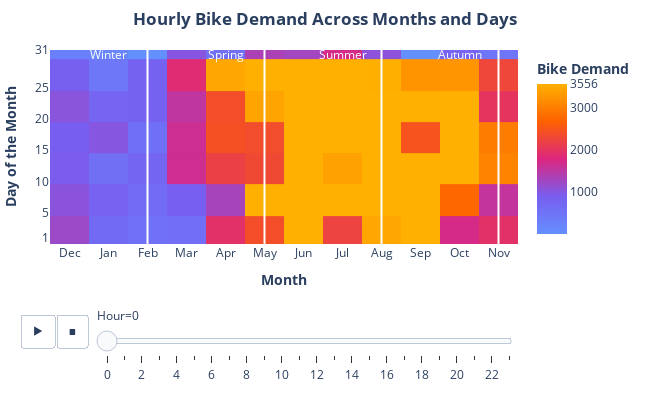
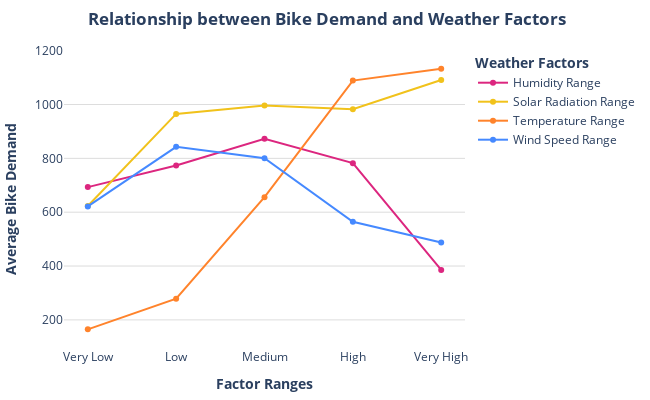
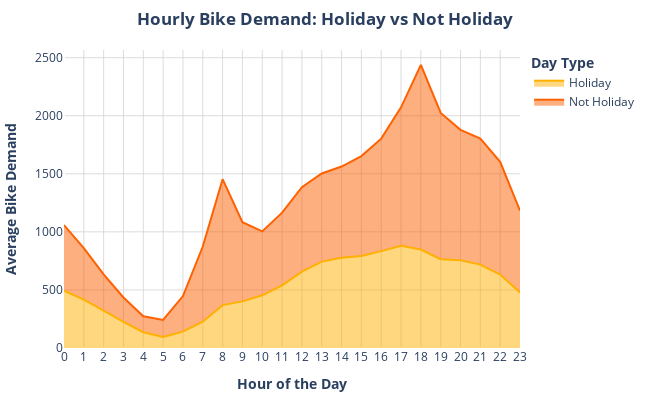
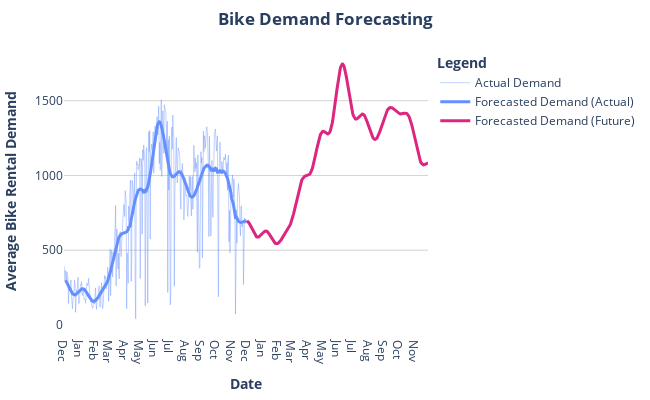

The cell these charts' notebook holds for them, in order:
### Markdown cell above
### Appendix D: All Visualizations

### Code cell
fig1.show()
fig2.show()
fig3.show()
fig4.show()

### Figure 1 — Plotly figure (JSON) as saved in the notebook; plotly's stock layout.template omitted (floating-point values rounded to 4 significant figures; data arrays with more than 128 entries replaced by an {"elided": "..."} marker saying what was removed)
{"data": [{"coloraxis": "coloraxis", "histfunc": "sum", "hovertemplate": "Hour=0<br>Month=%{x}<br>Day=%{y}<br>sum of Bike Demand=%{z}<extra></extra>", "name": "", "type": "histogram2d", "x": {"elided": "352 str values"}, "xaxis": "x", "xbingroup": "x", "y": {"elided": "352 int values"}, "yaxis": "y", "ybingroup": "y", "z": {"elided": "352 int values"}}], "layout": {"annotations": [{"font": {"color": "white", "size": 12}, "showarrow": false, "text": "Winter", "x": "Jan", "y": 30.25}, {"font": {"color": "white", "size": 12}, "showarrow": false, "text": "Spring", "x": "Apr", "y": 30.25}, {"font": {"color": "white", "size": 12}, "showarrow": false, "text": "Summer", "x": "Jul", "y": 30.25}, {"font": {"color": "white", "size": 12}, "showarrow": false, "text": "Autumn", "x": "Oct", "y": 30.25}], "coloraxis": {"cmax": 3556, "cmin": 2, "colorbar": {"ticktext": ["0", "1000", "2000", "3000", "3556"], "tickvals": [0, 1000, 2000, 3000, 3556], "title": {"text": "<b>Bike Demand"}}, "colorscale": [[0, "#648FFF"], [0.25, "#785EF0"], [0.5, "#DC267F"], [0.75, "#FE6100"], [1, "#FFB000"]]}, "height": 400, "legend": {"tracegroupgap": 0}, "margin": {"b": 10, "l": 10, "r": 10, "t": 50}, "plot_bgcolor": "white", "shapes": [{"line": {"color": "white", "width": 2}, "type": "line", "x0": "Feb", "x1": "Feb", "y0": 0, "y1": 31}, {"line": {"color": "white", "width": 2}, "type": "line", "x0": "May", "x1": "May", "y0": 0, "y1": 31}, {"line": {"color": "white", "width": 2}, "type": "line", "x0": "Aug", "x1": "Aug", "y0": 0, "y1": 31}, {"line": {"color": "white", "width": 2}, "type": "line", "x0": "Nov", "x1": "Nov", "y0": 0, "y1": 31}], "sliders": [{"active": 0, "currentvalue": {"prefix": "Hour="}, "len": 0.9, "pad": {"b": 10, "t": 60}, "steps": [{"args": [["0"], {"frame": {"duration": 0, "redraw": true}, "fromcurrent": true, "mode": "immediate", "transition": {"duration": 0, "easing": "linear"}}], "label": "0", "method": "animate"}, {"args": [["1"], {"frame": {"duration": 0, "redraw": true}, "fromcurrent": true, "mode": "immediate", "transition": {"duration": 0, "easing": "linear"}}], "label": "1", "method": "animate"}, {"args": [["2"], {"frame": {"duration": 0, "redraw": true}, "fromcurrent": true, "mode": "immediate", "transition": {"duration": 0, "easing": "linear"}}], "label": "2", "method": "animate"}, {"args": [["3"], {"frame": {"duration": 0, "redraw": true}, "fromcurrent": true, "mode": "immediate", "transition": {"duration": 0, "easing": "linear"}}], "label": "3", "method": "animate"}, {"args": [["4"], {"frame": {"duration": 0, "redraw": true}, "fromcurrent": true, "mode": "immediate", "transition": {"duration": 0, "easing": "linear"}}], "label": "4", "method": "animate"}, {"args": [["5"], {"frame": {"duration": 0, "redraw": true}, "fromcurrent": true, "mode": "immediate", "transition": {"duration": 0, "easing": "linear"}}], "label": "5", "method": "animate"}, {"args": [["6"], {"frame": {"duration": 0, "redraw": true}, "fromcurrent": true, "mode": "immediate", "transition": {"duration": 0, "easing": "linear"}}], "label": "6", "method": "animate"}, {"args": [["7"], {"frame": {"duration": 0, "redraw": true}, "fromcurrent": true, "mode": "immediate", "transition": {"duration": 0, "easing": "linear"}}], "label": "7", "method": "animate"}, {"args": [["8"], {"frame": {"duration": 0, "redraw": true}, "fromcurrent": true, "mode": "immediate", "transition": {"duration": 0, "easing": "linear"}}], "label": "8", "method": "animate"}, {"args": [["9"], {"frame": {"duration": 0, "redraw": true}, "fromcurrent": true, "mode": "immediate", "transition": {"duration": 0, "easing": "linear"}}], "label": "9", "method": "animate"}, {"args": [["10"], {"frame": {"duration": 0, "redraw": true}, "fromcurrent": true, "mode": "immediate", "transition": {"duration": 0, "easing": "linear"}}], "label": "10", "method": "animate"}, {"args": [["11"], {"frame": {"duration": 0, "redraw": true}, "fromcurrent": true, "mode": "immediate", "transition": {"duration": 0, "easing": "linear"}}], "label": "11", "method": "animate"}, {"args": [["12"], {"frame": {"duration": 0, "redraw": true}, "fromcurrent": true, "mode": "immediate", "transition": {"duration": 0, "easing": "linear"}}], "label": "12", "method": "animate"}, {"args": [["13"], {"frame": {"duration": 0, "redraw": true}, "fromcurrent": true, "mode": "immediate", "transition": {"duration": 0, "easing": "linear"}}], "label": "13", "method": "animate"}, {"args": [["14"], {"frame": {"duration": 0, "redraw": true}, "fromcurrent": true, "mode": "immediate", "transition": {"duration": 0, "easing": "linear"}}], "label": "14", "method": "animate"}, {"args": [["15"], {"frame": {"duration": 0, "redraw": true}, "fromcurrent": true, "mode": "immediate", "transition": {"duration": 0, "easing": "linear"}}], "label": "15", "method": "animate"}, {"args": [["16"], {"frame": {"duration": 0, "redraw": true}, "fromcurrent": true, "mode": "immediate", "transition": {"duration": 0, "easing": "linear"}}], "label": "16", "method": "animate"}, {"args": [["17"], {"frame": {"duration": 0, "redraw": true}, "fromcurrent": true, "mode": "immediate", "transition": {"duration": 0, "easing": "linear"}}], "label": "17", "method": "animate"}, {"args": [["18"], {"frame": {"duration": 0, "redraw": true}, "fromcurrent": true, "mode": "immediate", "transition": {"duration": 0, "easing": "linear"}}], "label": "18", "method": "animate"}, {"args": [["19"], {"frame": {"duration": 0, "redraw": true}, "fromcurrent": true, "mode": "immediate", "transition": {"duration": 0, "easing": "linear"}}], "label": "19", "method": "animate"}, {"args": [["20"], {"frame": {"duration": 0, "redraw": true}, "fromcurrent": true, "mode": "immediate", "transition": {"duration": 0, "easing": "linear"}}], "label": "20", "method": "animate"}, {"args": [["21"], {"frame": {"duration": 0, "redraw": true}, "fromcurrent": true, "mode": "immediate", "transition": {"duration": 0, "easing": "linear"}}], "label": "21", "method": "animate"}, {"args": [["22"], {"frame": {"duration": 0, "redraw": true}, "fromcurrent": true, "mode": "immediate", "transition": {"duration": 0, "easing": "linear"}}], "label": "22", "method": "animate"}, {"args": [["23"], {"frame": {"duration": 0, "redraw": true}, "fromcurrent": true, "mode": "immediate", "transition": {"duration": 0, "easing": "linear"}}], "label": "23", "method": "animate"}], "x": 0.1, "xanchor": "left", "y": 0, "yanchor": "top"}], "title": {"text": "<b>Hourly Bike Demand Across Months and Days", "x": 0.5}, "updatemenus": [{"buttons": [{"args": [null, {"frame": {"duration": 500, "redraw": true}, "fromcurrent": true, "mode": "immediate", "transition": {"duration": 500, "easing": "linear"}}], "label": "&#9654;", "method": "animate"}, {"args": [[null], {"frame": {"duration": 0, "redraw": true}, "fromcurrent": true, "mode": "immediate", "transition": {"duration": 0, "easing": "linear"}}], "label": "&#9724;", "method": "animate"}], "direction": "left", "pad": {"r": 10, "t": 70}, "showactive": false, "type": "buttons", "x": 0.1, "xanchor": "right", "y": 0, "yanchor": "top"}], "width": 650, "xaxis": {"anchor": "y", "categoryarray": ["Dec", "Jan", "Feb", "Mar", "Apr", "May", "Jun", "Jul", "Aug", "Sep", "Oct", "Nov"], "categoryorder": "array", "domain": [0, 1], "title": {"text": "<b>Month</b>"}}, "yaxis": {"anchor": "x", "domain": [0, 1], "range": [0, 31], "ticktext": ["1", "5", "10", "15", "20", "25", "31"], "tickvals": [1, 5, 10, 15, 20, 25, 31], "title": {"text": "<b>Day of the Month</b>"}}}}

### Figure 2 — Plotly figure (JSON) as saved in the notebook; plotly's stock layout.template omitted (floating-point values rounded to 4 significant figures)
{"data": [{"hovertemplate": "Factor=Humidity Range<br>Factor Range=%{x}<br>Average Bike Demand=%{y}<extra></extra>", "legendgroup": "Humidity Range", "line": {"color": "#DC267F", "dash": "solid"}, "marker": {"symbol": "circle"}, "mode": "lines+markers", "name": "Humidity Range", "orientation": "v", "showlegend": true, "type": "scatter", "x": ["Very Low", "Low", "Medium", "High", "Very High"], "xaxis": "x", "y": [693.2, 773.3, 873.0, 782.2, 385.5], "yaxis": "y"}, {"hovertemplate": "Factor=Solar Radiation Range<br>Factor Range=%{x}<br>Average Bike Demand=%{y}<extra></extra>", "legendgroup": "Solar Radiation Range", "line": {"color": "#F1C21B", "dash": "solid"}, "marker": {"symbol": "circle"}, "mode": "lines+markers", "name": "Solar Radiation Range", "orientation": "v", "showlegend": true, "type": "scatter", "x": ["Very Low", "Low", "Medium", "High", "Very High"], "xaxis": "x", "y": [623.0, 965.2, 996.1, 982.8, 1091.0], "yaxis": "y"}, {"hovertemplate": "Factor=Temperature Range<br>Factor Range=%{x}<br>Average Bike Demand=%{y}<extra></extra>", "legendgroup": "Temperature Range", "line": {"color": "#FF832B", "dash": "solid"}, "marker": {"symbol": "circle"}, "mode": "lines+markers", "name": "Temperature Range", "orientation": "v", "showlegend": true, "type": "scatter", "x": ["Very Low", "Low", "Medium", "High", "Very High"], "xaxis": "x", "y": [164.8, 278.7, 655.8, 1089.0, 1133.0], "yaxis": "y"}, {"hovertemplate": "Factor=Wind Speed Range<br>Factor Range=%{x}<br>Average Bike Demand=%{y}<extra></extra>", "legendgroup": "Wind Speed Range", "line": {"color": "#4589FF", "dash": "solid"}, "marker": {"symbol": "circle"}, "mode": "lines+markers", "name": "Wind Speed Range", "orientation": "v", "showlegend": true, "type": "scatter", "x": ["Very Low", "Low", "Medium", "High", "Very High"], "xaxis": "x", "y": [621.5, 842.7, 800.4, 564.3, 487.1], "yaxis": "y"}], "layout": {"height": 400, "legend": {"title": {"text": "<b>Weather Factors</b>"}, "tracegroupgap": 0}, "margin": {"b": 10, "l": 10, "r": 10, "t": 50}, "plot_bgcolor": "white", "title": {"text": "<b> Relationship between Bike Demand and Weather Factors", "x": 0.5}, "width": 650, "xaxis": {"anchor": "y", "categoryarray": ["Very Low", "Low", "Medium", "High", "Very High"], "categoryorder": "array", "domain": [0, 1], "title": {"text": "<b>Factor Ranges</b>"}}, "yaxis": {"anchor": "x", "domain": [0, 1], "gridcolor": "lightgray", "gridwidth": 0.8, "showgrid": true, "title": {"text": "<b>Average Bike Demand</b>"}}}}

### Figure 3 — Plotly figure (JSON) as saved in the notebook; plotly's stock layout.template omitted (floating-point values rounded to 4 significant figures)
{"data": [{"fillpattern": {"shape": ""}, "hovertemplate": "Holiday=Holiday<br>Hour of the Day=%{x}<br>Average Bike Demand=%{y}<extra></extra>", "legendgroup": "Holiday", "line": {"color": "#FFB000"}, "marker": {"symbol": "circle"}, "mode": "lines", "name": "Holiday", "orientation": "v", "showlegend": true, "stackgroup": "1", "type": "scatter", "x": [0, 1, 2, 3, 4, 5, 6, 7, 8, 9, 10, 11, 12, 13, 14, 15, 16, 17, 18, 19, 20, 21, 22, 23], "xaxis": "x", "y": [493.6, 416.5, 321.8, 224.8, 135.9, 94.24, 140.6, 226.9, 369, 401.5, 453.8, 540, 658.2, 744, 777.2, 791.8, 833.9, 879.4, 847.8, 764.4, 755.8, 718.2, 631.9, 478.5], "yaxis": "y"}, {"fillpattern": {"shape": ""}, "hovertemplate": "Holiday=Not Holiday<br>Hour of the Day=%{x}<br>Average Bike Demand=%{y}<extra></extra>", "legendgroup": "Not Holiday", "line": {"color": "#FE6100"}, "marker": {"symbol": "circle"}, "mode": "lines", "name": "Not Holiday", "orientation": "v", "showlegend": true, "stackgroup": "1", "type": "scatter", "x": [0, 1, 2, 3, 4, 5, 6, 7, 8, 9, 10, 11, 12, 13, 14, 15, 16, 17, 18, 19, 20, 21, 22, 23], "xaxis": "x", "y": [564.9, 443.2, 312.3, 210.1, 137.6, 146.8, 306.2, 646.8, 1085.0, 681.4, 550.4, 625.4, 726.5, 758.9, 785.0, 860.7, 968.8, 1192.0, 1590.0, 1260.0, 1123.0, 1084.0, 970.5, 704.8], "yaxis": "y"}], "layout": {"height": 400, "legend": {"title": {"text": "<b>Day Type</b>"}, "tracegroupgap": 0}, "margin": {"b": 10, "l": 10, "r": 10, "t": 50}, "plot_bgcolor": "white", "title": {"text": "<b>Hourly Bike Demand: Holiday vs Not Holiday</b>", "x": 0.5}, "width": 650, "xaxis": {"anchor": "y", "domain": [0, 1], "gridcolor": "lightgray", "gridwidth": 0.8, "showgrid": true, "tickmode": "array", "ticktext": ["0", "1", "2", "3", "4", "5", "6", "7", "8", "9", "10", "11", "12", "13", "14", "15", "16", "17", "18", "19", "20", "21", "22", "23"], "tickvals": [0, 1, 2, 3, 4, 5, 6, 7, 8, 9, 10, 11, 12, 13, 14, 15, 16, 17, 18, 19, 20, 21, 22, 23], "title": {"text": "<b>Hour of the Day</b>"}}, "yaxis": {"anchor": "x", "domain": [0, 1], "gridcolor": "lightgray", "gridwidth": 0.8, "showgrid": true, "title": {"text": "<b>Average Bike Demand</b>"}}}}

### Figure 4 — Plotly figure (JSON) as saved in the notebook; plotly's stock layout.template omitted (floating-point values rounded to 4 significant figures; data arrays with more than 128 entries replaced by an {"elided": "..."} marker saying what was removed)
{"data": [{"line": {"color": "rgba(100, 143, 255, 0.4)", "width": 1}, "mode": "lines", "name": "Actual Demand", "type": "scatter", "x": {"elided": "353 str values"}, "y": {"elided": "353 float values"}}, {"line": {"color": "#648FFF", "width": 3}, "mode": "lines", "name": "Forecasted Demand (Actual)", "type": "scatter", "x": {"elided": "350 str values"}, "y": {"elided": "350 float values"}}, {"line": {"color": "#DC267F", "width": 3}, "mode": "lines", "name": "Forecasted Demand (Future)", "type": "scatter", "x": {"elided": "362 str values"}, "y": {"elided": "362 float values"}}], "layout": {"height": 400, "legend": {"title": {"text": "<b>Legend</b>"}}, "margin": {"b": 10, "l": 10, "r": 10, "t": 50}, "plot_bgcolor": "white", "title": {"text": "<b>Bike Demand Forecasting</b>", "x": 0.5}, "width": 650, "xaxis": {"showgrid": true, "tickformat": "%b", "tickmode": "array", "ticktext": ["Dec", "Jan", "Feb", "Mar", "Apr", "May", "Jun", "Jul", "Aug", "Sep", "Oct", "Nov", "Dec", "Jan", "Feb", "Mar", "Apr", "May", "Jun", "Jul", "Aug", "Sep", "Oct", "Nov"], "tickvals": ["2017-12-01T00:00:00", "2018-01-01T00:00:00", "2018-02-01T00:00:00", "2018-03-01T00:00:00", "2018-04-01T00:00:00", "2018-05-01T00:00:00", "2018-06-01T00:00:00", "2018-07-01T00:00:00", "2018-08-01T00:00:00", "2018-09-01T00:00:00", "2018-10-01T00:00:00", "2018-11-01T00:00:00", "2018-12-01T00:00:00", "2019-01-01T00:00:00", "2019-02-01T00:00:00", "2019-03-01T00:00:00", "2019-04-01T00:00:00", "2019-05-01T00:00:00", "2019-06-01T00:00:00", "2019-07-01T00:00:00", "2019-08-01T00:00:00", "2019-09-01T00:00:00", "2019-10-01T00:00:00", "2019-11-01T00:00:00"], "title": {"text": "<b>Date</b>"}}, "yaxis": {"gridcolor": "lightgray", "showgrid": true, "title": {"text": "<b>Average Bike Rental Demand</b>"}}}}
